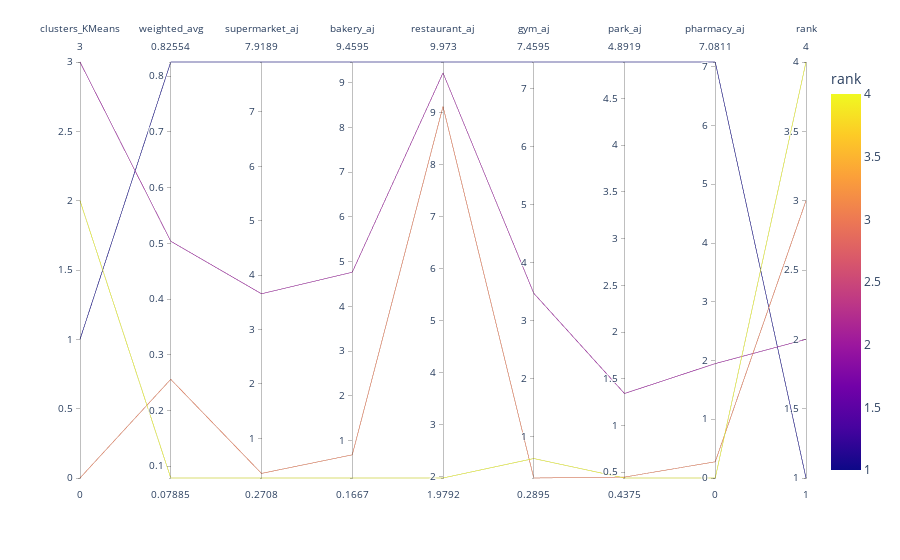

Source (notebook cell):
### Markdown cell above
## Gráfico de coordenadas paralelas por cluster

### Code cell
import plotly.express as px

parallel_means = df_hex_select[[
              "weighted_avg","supermarket_aj",
              "bakery_aj","restaurant_aj",
              "gym_aj","park_aj","pharmacy_aj","clusters_KMeans"
               ]].groupby('clusters_KMeans',as_index=False).mean()
# parallel_means['clusters_KMeans'] = parallel_means['clusters_asc].astype(int)

parallel_means = parallel_means.sort_values('weighted_avg',ascending=False).reset_index(drop=True)
parallel_means['rank'] = parallel_means.index + 1
parallel_means['rank_str'] = parallel_means['rank'].astype(str)
px.parallel_coordinates(parallel_means, color='rank').show()
# parallel_means.info()

### Figure 1 — Plotly figure (JSON) as saved in the notebook; plotly's stock layout.template omitted (floating-point values rounded to 4 significant figures)
{"data": [{"dimensions": [{"label": "clusters_KMeans", "values": [1, 3, 0, 2]}, {"label": "weighted_avg", "values": [0.8255, 0.5038, 0.256, 0.07885]}, {"label": "supermarket_aj", "values": [7.919, 3.658, 0.3553, 0.2708]}, {"label": "bakery_aj", "values": [9.459, 4.763, 0.6842, 0.1667]}, {"label": "restaurant_aj", "values": [9.973, 9.763, 9.118, 1.979]}, {"label": "gym_aj", "values": [7.459, 3.474, 0.2895, 0.625]}, {"label": "park_aj", "values": [4.892, 1.342, 0.4474, 0.4375]}, {"label": "pharmacy_aj", "values": [7.081, 1.947, 0.2763, 0]}, {"label": "rank", "values": [1, 2, 3, 4]}], "domain": {"x": [0, 1], "y": [0, 1]}, "line": {"color": [1, 2, 3, 4], "coloraxis": "coloraxis"}, "name": "", "type": "parcoords"}], "layout": {"coloraxis": {"colorbar": {"title": {"text": "rank"}}, "colorscale": [[0, "#0d0887"], [0.1111, "#46039f"], [0.2222, "#7201a8"], [0.3333, "#9c179e"], [0.4444, "#bd3786"], [0.5556, "#d8576b"], [0.6667, "#ed7953"], [0.7778, "#fb9f3a"], [0.8889, "#fdca26"], [1, "#f0f921"]]}, "legend": {"tracegroupgap": 0}, "margin": {"t": 60}}}
